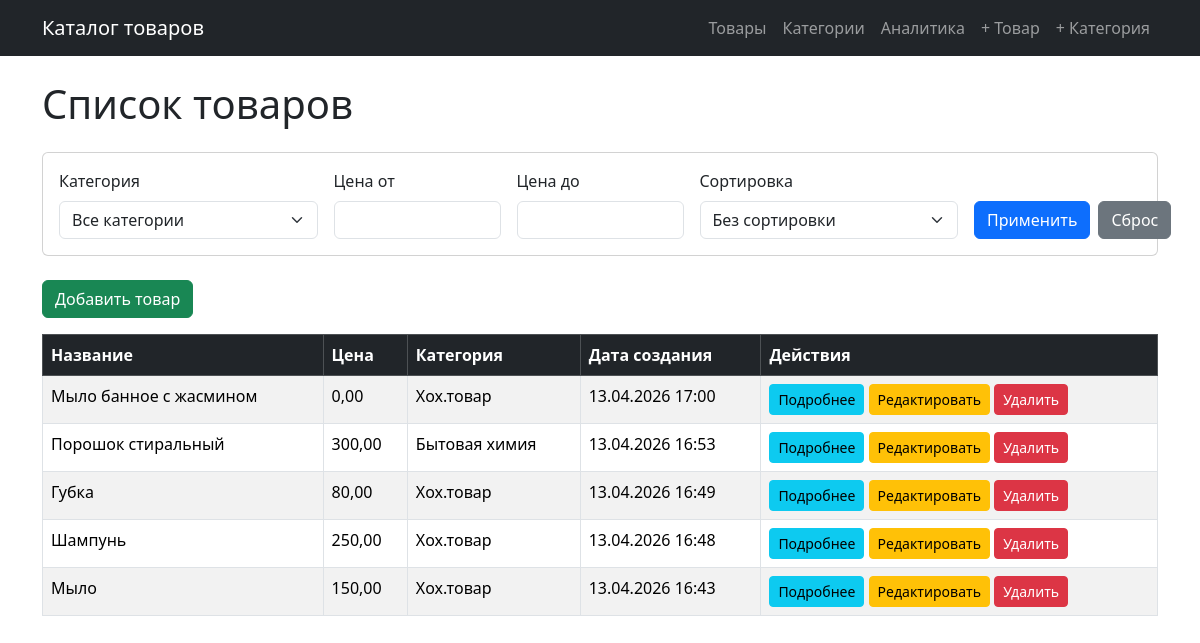
The app's page /shop/ with its own data.
### shop/models.py (models this page shows, shortened)
class Product(models.Model):
    name = models.CharField(
        max_length=255,
        verbose_name='Название товара'
    )
    price = models.DecimalField(
        max_digits=10,
        decimal_places=2,
        validators=[MinValueValidator(0)],
        verbose_name='Цена'
    )
    description = models.TextField(
        blank=True,
        verbose_name='Описание товара'
    )
    created_at = models.DateTimeField(
        auto_now_add=True,
        verbose_name='Дата создания'
    )
    updated_at = models.DateTimeField(
        auto_now=True,
        verbose_name='Дата обновления'
    )
    category = models.ForeignKey(
        Category,
        on_delete=models.CASCADE,
        related_name='products',
        verbose_name='Категория'
    )
    class Meta:
        verbose_name = 'Товар'
        verbose_name_plural = 'Товары'
        ordering = ['-created_at']

class Category(models.Model):
    name = models.CharField(
        max_length=255,
        unique=True,
        verbose_name='Название категории'
    )
    description = models.TextField(
        blank=True,
        verbose_name='Описание категории'
    )
    class Meta:
        verbose_name = 'Категория'
        verbose_name_plural = 'Категории'
        ordering = ['name']

### shop/views.py (the view)
# urls.py: path('', views.product_list, name='product_list'),
def product_list(request):
    products = Product.objects.select_related('category').all()
    categories = Category.objects.all()
    category_id = request.GET.get('category')
    min_price = request.GET.get('min_price')
    max_price = request.GET.get('max_price')
    if category_id:
        products = products.filter(category_id=category_id)
    if min_price:
        products = products.filter(price__gte=min_price)
    if max_price:
        products = products.filter(price__lte=max_price)
    sort = request.GET.get('sort')
    sort_options = {
        'price_asc': 'price',
        'price_desc': '-price',
        'date_asc': 'created_at',
        'date_desc': '-created_at',
    }
    if sort in sort_options:
        products = products.order_by(sort_options[sort])
    context = {
        'products': products,
        'categories': categories,
        'selected_category': category_id,
        'min_price': min_price,
        'max_price': max_price,
        'selected_sort': sort,
    }
    return render(request, 'shop/product_list.html', context)

### templates/shop/product_list.html (shortened to what this page needs)
{% extends 'shop/base.html' %}
{% block content %}
<h1 class="mb-4">Список товаров</h1>
<div class="card mb-4">
    <div class="card-body">
        <form method="get" class="row g-3">
            <div class="col-md-3">
                <label for="category" class="form-label">Категория</label>
                <select name="category" id="category" class="form-select">
                    <option value="">Все категории</option>
                </select>
            </div>
            <div class="col-md-2">
                <label for="min_price" class="form-label">Цена от</label>
                <input type="number" step="0.01" name="min_price" id="min_price" class="form-control" value="{{ min_price }}">
            </div>
            <div class="col-md-2">
                <label for="max_price" class="form-label">Цена до</label>
                <input type="number" step="0.01" name="max_price" id="max_price" class="form-control" value="{{ max_price }}">
            </div>
            <div class="col-md-3">
                <label for="sort" class="form-label">Сортировка</label>
                <select name="sort" id="sort" class="form-select">
                    <option value="">Без сортировки</option>
                </select>
            </div>
            <div class="col-md-2 d-flex align-items-end">
                <button type="submit" class="btn btn-primary me-2">Применить</button>
                <a href="{% url 'product_list' %}" class="btn btn-secondary">Сброс</a>
            </div>
        </form>
    </div>
</div>
<a href="{% url 'create_product' %}" class="btn btn-success mb-3">Добавить товар</a>
{% if products %}
    <table class="table table-bordered table-striped">
        <thead class="table-dark">
            <tr>
                <th>Название</th>
                <th>Цена</th>
                <th>Категория</th>
                <th>Дата создания</th>
                <th>Действия</th>
            </tr>
        </thead>
        <tbody>
            {% for product in products %}
                <tr>
                    <td>{{ product.name }}</td>
                    <td>{{ product.price }}</td>
                    <td>{{ product.category.name }}</td>
                    <td>{{ product.created_at|date:"d.m.Y H:i" }}</td>
                    <td>
                        <a href="{% url 'product_detail' product.pk %}" class="btn btn-info btn-sm">Подробнее</a>
                        <a href="{% url 'update_product' product.pk %}" class="btn btn-warning btn-sm">Редактировать</a>
                        <a href="{% url 'delete_product' product.pk %}" class="btn btn-danger btn-sm">Удалить</a>
                    </td>
                </tr>
            {% endfor %}
        </tbody>
    </table>
{% else %}
    <div class="alert alert-warning">Товары не найдены.</div>
{% endif %}
{% endblock %}

### templates/shop/base.html (shortened to what this page needs)
<!DOCTYPE html>
<html lang="ru">
<head>
    <link href="https://cdn.jsdelivr.net/npm/bootstrap@5.3.3/dist/css/bootstrap.min.css" rel="stylesheet">
</head>
<body>
    <nav class="navbar navbar-expand-lg navbar-dark bg-dark mb-4">
        <div class="container">
            <a class="navbar-brand" href="{% url 'product_list' %}">Каталог товаров</a>
            <div class="navbar-nav">
                <a class="nav-link" href="{% url 'product_list' %}">Товары</a>
                <a class="nav-link" href="{% url 'category_list' %}">Категории</a>
                <a class="nav-link" href="{% url 'analytics' %}">Аналитика</a>
                <a class="nav-link" href="{% url 'create_product' %}">+ Товар</a>
                <a class="nav-link" href="{% url 'create_category' %}">+ Категория</a>
            </div>
        </div>
    </nav>
    <div class="container">
        {% block content %}
        {% endblock %}
    </div>
</body>
</html>

### records on screen
Product: name "Мыло банное с жасмином", price "0,00", category.name "Хох.товар", created_at "13.04.2026 17:00"
Product: name "Порошок стиральный", price "300,00", category.name "Бытовая химия", created_at "13.04.2026 16:53"
Product: name "Губка", price "80,00", category.name "Хох.товар", created_at "13.04.2026 16:49"
Product: name "Шампунь", price "250,00", category.name "Хох.товар", created_at "13.04.2026 16:48"
Product: name "Мыло", price "150,00", category.name "Хох.товар", created_at "13.04.2026 16:43"
